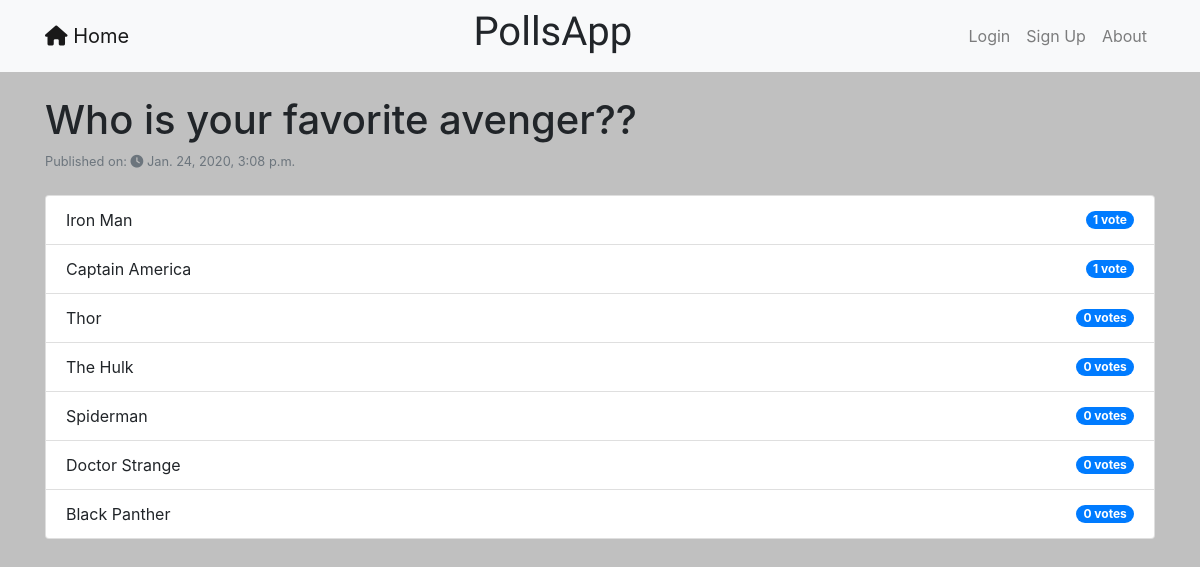
Screenshot of /polls/8/results/ with the database file from the repository.
### polls/models.py (models this page shows, shortened)
class Question(models.Model):
    user = models.ForeignKey(User, on_delete=models.CASCADE)
    question_text = models.CharField(max_length=200)
    pub_date = models.DateTimeField('Date Published',default=timezone.now)
    no_of_choices = models.IntegerField('Number of Choices', default=0)
    voted_by = models.ManyToManyField(User, blank=True, related_name='questions_voted')
    class Meta:
        ordering = ['-pub_date']

class Choice(models.Model):
    question = models.ForeignKey(Question, on_delete=models.CASCADE)
    choice_text = models.CharField(max_length=200)
    votes = models.IntegerField(default=0)
    class Meta:
        ordering = ['-votes']

### polls/views.py (the view)
# urls.py: path('<int:pk>/results/', views.ResultsView.as_view(), name='results'),
class ResultsView(generic.DetailView):
    model = Question
    template_name = 'polls/results.html'

### polls/templates/polls/results.html (shortened to what this page needs)
{% extends "base.html" %}
{% block content %}
<h1>{{ question.question_text }}?</h1>
<small class="form-text text-muted">Published on:
  <i class="fas fa-clock"></i>
  <time>{{question.pub_date}}</time>
</small>
<br>
<ul class="list-group">
{% for choice in question.choice_set.all %}
    <li class="list-group-item justify-content-between align-items-center d-flex">{{ choice.choice_text }}
      <span class="badge badge-primary badge-pill">{{ choice.votes }} vote{{ choice.votes|pluralize }}</span>
    </li>
{% endfor %}
</ul>
<br>
{% endblock %}

### templates/base.html (shortened to what this page needs)
<!DOCTYPE html>
{% load static %}
<html lang="en" dir="ltr">
  <head>
    <link rel="stylesheet" href="https://stackpath.bootstrapcdn.com/bootstrap/4.4.1/css/bootstrap.min.css">
    <link href="https://stackpath.bootstrapcdn.com/font-awesome/4.7.0/css/font-awesome.min.css" rel="stylesheet">
    <link rel="stylesheet" href="{% static 'css/main.css' %}">
  </head>
  <body>
    <header>
      <nav class="navbar navbar-expand-lg navbar-light bg-light ">
        <div class="container">
          <a class="navbar-brand" href="{% url 'polls:index' %}">
            <i class="fas fa-home"></i>
            Home
          </a>
          <h1 style="font-family: 'Indie Flower', cursive;">PollsApp</h1>
          <ul class="nav navbar-nav nav-fill">
            {% if user.is_authenticated %}
            <li class="nav-item">
              <a class="nav-link" href="{% url 'polls:create' %}">
              <i class="fas fa-plus"></i>
              Create Poll
              </a>
            </li class="nav-item">
            <li class="nav-item nav-link">Welcome: {{user.username}}</li>
            <li class="nav-item"><a class="nav-link" href="{% url 'accounts:logout' %}">Logout</a></li>
            {% else %}
            <li class="nav-item"><a class="nav-link" href="{% url 'login' %}">Login</a></li>
            <li class="nav-item"><a class="nav-link" href="{% url 'accounts:signup' %}">Sign Up</a></li>
            <li class="nav-item"><a class="nav-link" href="{% url 'about' %}">About</a></li>
            {% endif %}
          </ul>
        </div>
      </nav>
    </header>
    <div class="container">
      <br>
      {% block content %}
      {% endblock %}
      <br>
    </div>
  </body>
</html>

### static/css/main.css (style rules this page uses)
body { background-color: #C0C0C0; }

### rows the page displays
Question: question_text "Who is your favorite avenger?", pub_date "Jan. 24, 2020, 3:08 p.m."
Choice: choice_text "Iron Man", votes "1"
Choice: choice_text "Captain America", votes "1"
Choice: choice_text "Thor", votes "0"
Choice: choice_text "The Hulk", votes "0"
Choice: choice_text "Spiderman", votes "0"
Choice: choice_text "Doctor Strange", votes "0"
Choice: choice_text "Black Panther", votes "0"
